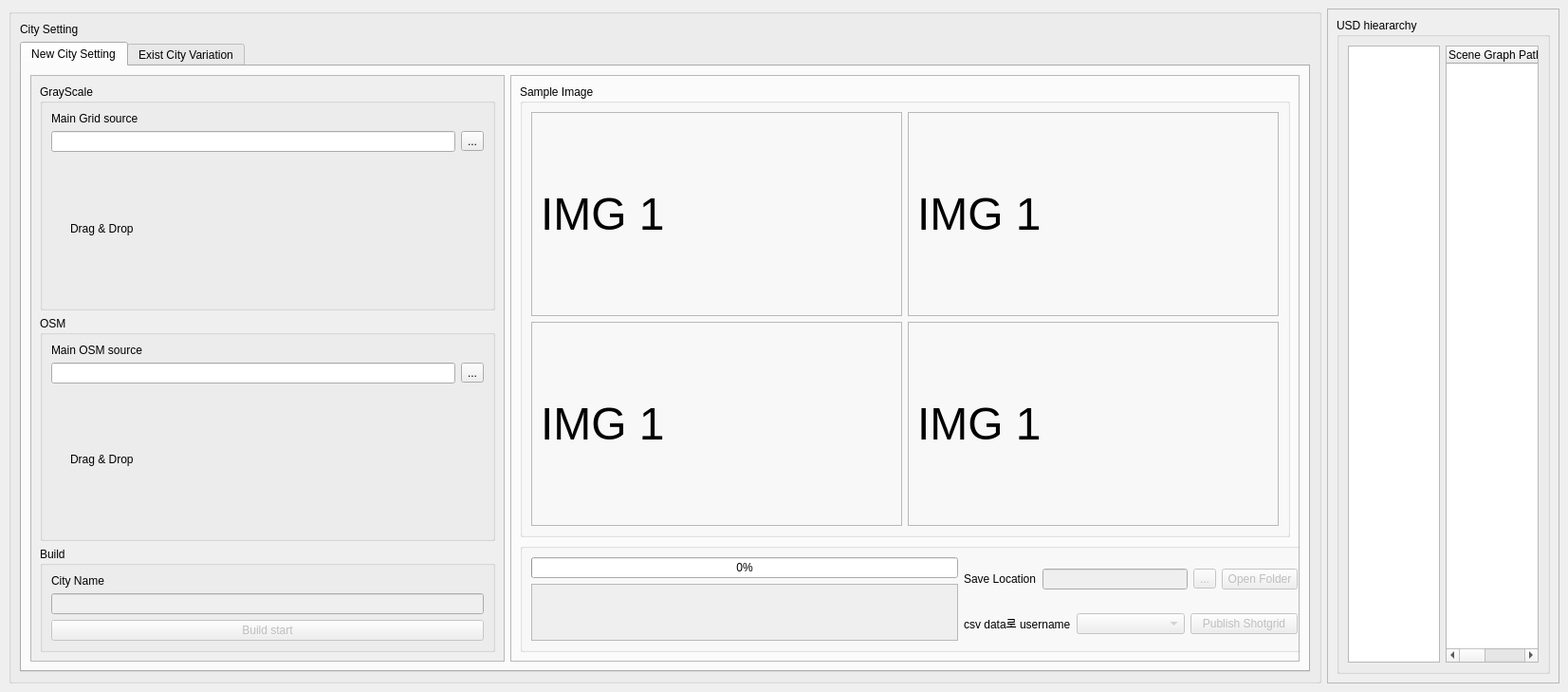
<?xml version="1.0" encoding="UTF-8"?>
<ui version="4.0">
 <class>MainWindow</class>
 <widget class="QMainWindow" name="MainWindow">
  <property name="geometry">
   <rect>
    <x>0</x>
    <y>0</y>
    <width>1653</width>
    <height>729</height>
   </rect>
  </property>
  <property name="windowTitle">
   <string>MainWindow</string>
  </property>
  <widget class="QWidget" name="centralwidget">
   <layout class="QGridLayout" name="gridLayout_5">
    <item row="0" column="0">
     <layout class="QVBoxLayout" name="verticalLayout">
      <item>
       <layout class="QHBoxLayout" name="horizontalLayout">
        <item>
         <widget class="QGroupBox" name="groupBox_9">
          <property name="title">
           <string/>
          </property>
          <layout class="QGridLayout" name="gridLayout_15">
           <item row="1" column="0">
            <widget class="QTabWidget" name="tabWidget">
             <property name="currentIndex">
              <number>0</number>
             </property>
             <widget class="QWidget" name="tab1">
              <attribute name="title">
               <string>New City Setting</string>
              </attribute>
              <layout class="QGridLayout" name="gridLayout_7">
               <item row="0" column="0">
                <widget class="QScrollArea" name="scrollArea">
                 <property name="minimumSize">
                  <size>
                   <width>500</width>
                   <height>0</height>
                  </size>
                 </property>
                 <property name="maximumSize">
                  <size>
                   <width>500</width>
                   <height>16777215</height>
                  </size>
                 </property>
                 <property name="widgetResizable">
                  <bool>true</bool>
                 </property>
                 <widget class="QWidget" name="scrollAreaWidgetContents">
                  <property name="geometry">
                   <rect>
                    <x>0</x>
                    <y>0</y>
                    <width>498</width>
                    <height>579</height>
                   </rect>
                  </property>
                  <layout class="QGridLayout" name="gridLayout_18">
                   <item row="0" column="0">
                    <widget class="QGroupBox" name="groupBox__grayscale">
                     <property name="title">
                      <string>GrayScale</string>
                     </property>
                     <layout class="QGridLayout" name="gridLayout_2">
                      <item row="0" column="0">
                       <layout class="QVBoxLayout" name="verticalLayout_2">
                        <item>
                         <widget class="QLabel" name="label__grid">
                          <property name="text">
                           <string>Main Grid source</string>
                          </property>
                         </widget>
                        </item>
                        <item>
                         <layout class="QHBoxLayout" name="horizontalLayout_2">
                          <item>
                           <widget class="QLineEdit" name="lineEdit__grid"/>
                          </item>
                          <item>
                           <widget class="QToolButton" name="toolButton__grid">
                            <property name="text">
                             <string>...</string>
                            </property>
                           </widget>
                          </item>
                         </layout>
                        </item>
                       </layout>
                      </item>
                      <item row="1" column="0">
                       <layout class="QHBoxLayout" name="horizontalLayout__dragdrop">
                        <item>
                         <spacer name="verticalSpacer_7">
                          <property name="orientation">
                           <enum>Qt::Vertical</enum>
                          </property>
                          <property name="sizeHint" stdset="0">
                           <size>
                            <width>20</width>
                            <height>40</height>
                           </size>
                          </property>
                         </spacer>
                        </item>
                        <item>
                         <widget class="QLabel" name="label__dd_grayscale">
                          <property name="text">
                           <string>Drag &amp; Drop</string>
                          </property>
                         </widget>
                        </item>
                        <item>
                         <spacer name="verticalSpacer_6">
                          <property name="orientation">
                           <enum>Qt::Vertical</enum>
                          </property>
                          <property name="sizeHint" stdset="0">
                           <size>
                            <width>20</width>
                            <height>40</height>
                           </size>
                          </property>
                         </spacer>
                        </item>
                       </layout>
                      </item>
                     </layout>
                    </widget>
                   </item>
                   <item row="1" column="0">
                    <widget class="QGroupBox" name="groupBox__osm">
                     <property name="title">
                      <string>OSM</string>
                     </property>
                     <layout class="QGridLayout" name="gridLayout_16">
                      <item row="0" column="0">
                       <layout class="QVBoxLayout" name="verticalLayout_6">
                        <item>
                         <layout class="QVBoxLayout" name="verticalLayout_5">
                          <item>
                           <widget class="QLabel" name="label__osm">
                            <property name="text">
                             <string>Main OSM source</string>
                            </property>
                           </widget>
                          </item>
                          <item>
                           <layout class="QHBoxLayout" name="horizontalLayout__osm">
                            <item>
                             <widget class="QLineEdit" name="lineEdit__osm"/>
                            </item>
                            <item>
                             <widget class="QToolButton" name="toolButton__osm">
                              <property name="text">
                               <string>...</string>
                              </property>
                             </widget>
                            </item>
                           </layout>
                          </item>
                         </layout>
                        </item>
                        <item>
                         <layout class="QHBoxLayout" name="horizontalLayout__osm_2">
                          <item>
                           <spacer name="verticalSpacer_9">
                            <property name="orientation">
                             <enum>Qt::Vertical</enum>
                            </property>
                            <property name="sizeHint" stdset="0">
                             <size>
                              <width>20</width>
                              <height>40</height>
                             </size>
                            </property>
                           </spacer>
                          </item>
                          <item>
                           <widget class="QLabel" name="label__dd_osm">
                            <property name="text">
                             <string>Drag &amp; Drop</string>
                            </property>
                           </widget>
                          </item>
                          <item>
                           <spacer name="verticalSpacer_8">
                            <property name="orientation">
                             <enum>Qt::Vertical</enum>
                            </property>
                            <property name="sizeHint" stdset="0">
                             <size>
                              <width>20</width>
                              <height>40</height>
                             </size>
                            </property>
                           </spacer>
                          </item>
                         </layout>
                        </item>
                       </layout>
                      </item>
                     </layout>
                    </widget>
                   </item>
                   <item row="2" column="0">
                    <widget class="QGroupBox" name="groupBox__name">
                     <property name="title">
                      <string>Build</string>
                     </property>
                     <layout class="QGridLayout" name="gridLayout_17">
                      <item row="0" column="0">
                       <layout class="QVBoxLayout" name="verticalLayout__name">
                        <item>
                         <widget class="QLabel" name="label_2">
                          <property name="text">
                           <string>City Name</string>
                          </property>
                         </widget>
                        </item>
                        <item>
                         <widget class="QLineEdit" name="lineEdit__city_name">
                          <property name="enabled">
                           <bool>false</bool>
                          </property>
                         </widget>
                        </item>
                        <item>
                         <widget class="QPushButton" name="pushButton__build">
                          <property name="enabled">
                           <bool>false</bool>
                          </property>
                          <property name="text">
                           <string>Build start</string>
                          </property>
                         </widget>
                        </item>
                       </layout>
                      </item>
                     </layout>
                    </widget>
                   </item>
                  </layout>
                 </widget>
                </widget>
               </item>
               <item row="0" column="1">
                <widget class="QFrame" name="frame__image">
                 <property name="minimumSize">
                  <size>
                   <width>832</width>
                   <height>390</height>
                  </size>
                 </property>
                 <property name="frameShape">
                  <enum>QFrame::StyledPanel</enum>
                 </property>
                 <property name="frameShadow">
                  <enum>QFrame::Raised</enum>
                 </property>
                 <layout class="QGridLayout" name="gridLayout_6">
                  <item row="0" column="0">
                   <widget class="QGroupBox" name="groupBox__image">
                    <property name="title">
                     <string>Sample Image</string>
                    </property>
                    <layout class="QGridLayout" name="gridLayout_4">
                     <item row="0" column="0">
                      <widget class="QFrame" name="frame__img1">
                       <property name="frameShape">
                        <enum>QFrame::StyledPanel</enum>
                       </property>
                       <property name="frameShadow">
                        <enum>QFrame::Raised</enum>
                       </property>
                       <layout class="QGridLayout" name="gridLayout_9">
                        <item row="0" column="0">
                         <widget class="QLabel" name="label__img1">
                          <property name="baseSize">
                           <size>
                            <width>50</width>
                            <height>50</height>
                           </size>
                          </property>
                          <property name="font">
                           <font>
                            <pointsize>36</pointsize>
                           </font>
                          </property>
                          <property name="text">
                           <string>IMG 1              </string>
                          </property>
                         </widget>
                        </item>
                        <item row="0" column="1">
                         <spacer name="verticalSpacer">
                          <property name="orientation">
                           <enum>Qt::Vertical</enum>
                          </property>
                          <property name="sizeHint" stdset="0">
                           <size>
                            <width>20</width>
                            <height>40</height>
                           </size>
                          </property>
                         </spacer>
                        </item>
                       </layout>
                      </widget>
                     </item>
                     <item row="0" column="1">
                      <widget class="QFrame" name="frame__img2">
                       <property name="frameShape">
                        <enum>QFrame::StyledPanel</enum>
                       </property>
                       <property name="frameShadow">
                        <enum>QFrame::Raised</enum>
                       </property>
                       <layout class="QGridLayout" name="gridLayout_11">
                        <item row="0" column="0">
                         <widget class="QLabel" name="label__img2">
                          <property name="baseSize">
                           <size>
                            <width>50</width>
                            <height>50</height>
                           </size>
                          </property>
                          <property name="font">
                           <font>
                            <pointsize>36</pointsize>
                           </font>
                          </property>
                          <property name="text">
                           <string>IMG 1              </string>
                          </property>
                         </widget>
                        </item>
                       </layout>
                      </widget>
                     </item>
                     <item row="1" column="0">
                      <widget class="QFrame" name="frame__img3">
                       <property name="frameShape">
                        <enum>QFrame::StyledPanel</enum>
                       </property>
                       <property name="frameShadow">
                        <enum>QFrame::Raised</enum>
                       </property>
                       <layout class="QGridLayout" name="gridLayout_10">
                        <item row="0" column="0">
                         <widget class="QLabel" name="label__img3">
                          <property name="baseSize">
                           <size>
                            <width>50</width>
                            <height>50</height>
                           </size>
                          </property>
                          <property name="font">
                           <font>
                            <pointsize>36</pointsize>
                           </font>
                          </property>
                          <property name="text">
                           <string>IMG 1              </string>
                          </property>
                         </widget>
                        </item>
                        <item row="0" column="1">
                         <spacer name="verticalSpacer_2">
                          <property name="orientation">
                           <enum>Qt::Vertical</enum>
                          </property>
                          <property name="sizeHint" stdset="0">
                           <size>
                            <width>20</width>
                            <height>40</height>
                           </size>
                          </property>
                         </spacer>
                        </item>
                       </layout>
                      </widget>
                     </item>
                     <item row="1" column="1">
                      <widget class="QFrame" name="frame__img4">
                       <property name="frameShape">
                        <enum>QFrame::StyledPanel</enum>
                       </property>
                       <property name="frameShadow">
                        <enum>QFrame::Raised</enum>
                       </property>
                       <layout class="QGridLayout" name="gridLayout_12">
                        <item row="0" column="0">
                         <widget class="QLabel" name="label__img4">
                          <property name="baseSize">
                           <size>
                            <width>50</width>
                            <height>50</height>
                           </size>
                          </property>
                          <property name="font">
                           <font>
                            <pointsize>36</pointsize>
                           </font>
                          </property>
                          <property name="text">
                           <string>IMG 1              </string>
                          </property>
                         </widget>
                        </item>
                       </layout>
                      </widget>
                     </item>
                    </layout>
                   </widget>
                  </item>
                  <item row="1" column="0">
                   <widget class="QGroupBox" name="groupBox_10">
                    <property name="minimumSize">
                     <size>
                      <width>832</width>
                      <height>110</height>
                     </size>
                    </property>
                    <property name="title">
                     <string/>
                    </property>
                    <layout class="QGridLayout" name="gridLayout_8">
                     <item row="0" column="0" rowspan="2">
                      <layout class="QVBoxLayout" name="verticalLayout_7">
                       <item>
                        <widget class="QProgressBar" name="progressBar__build">
                         <property name="value">
                          <number>0</number>
                         </property>
                        </widget>
                       </item>
                       <item>
                        <widget class="QTextEdit" name="textEdit__log">
                         <property name="enabled">
                          <bool>false</bool>
                         </property>
                         <property name="minimumSize">
                          <size>
                           <width>450</width>
                           <height>60</height>
                          </size>
                         </property>
                         <property name="maximumSize">
                          <size>
                           <width>450</width>
                           <height>61</height>
                          </size>
                         </property>
                         <property name="readOnly">
                          <bool>true</bool>
                         </property>
                        </widget>
                       </item>
                      </layout>
                     </item>
                     <item row="0" column="1">
                      <layout class="QHBoxLayout" name="horizontalLayout__open">
                       <item>
                        <widget class="QLabel" name="label_7">
                         <property name="text">
                          <string>Save Location</string>
                         </property>
                        </widget>
                       </item>
                       <item>
                        <widget class="QLineEdit" name="lineEdit__open">
                         <property name="enabled">
                          <bool>false</bool>
                         </property>
                         <property name="readOnly">
                          <bool>true</bool>
                         </property>
                        </widget>
                       </item>
                       <item>
                        <widget class="QToolButton" name="toolButton__open">
                         <property name="enabled">
                          <bool>false</bool>
                         </property>
                         <property name="text">
                          <string>...</string>
                         </property>
                        </widget>
                       </item>
                       <item>
                        <widget class="QPushButton" name="pushButton__open">
                         <property name="enabled">
                          <bool>false</bool>
                         </property>
                         <property name="text">
                          <string>Open Folder</string>
                         </property>
                        </widget>
                       </item>
                      </layout>
                     </item>
                     <item row="1" column="1">
                      <layout class="QHBoxLayout" name="horizontalLayout__publish">
                       <item>
                        <widget class="QLabel" name="label__publish">
                         <property name="text">
                          <string>csv data로 username</string>
                         </property>
                        </widget>
                       </item>
                       <item>
                        <widget class="QComboBox" name="comboBox__usr">
                         <property name="enabled">
                          <bool>false</bool>
                         </property>
                        </widget>
                       </item>
                       <item>
                        <widget class="QPushButton" name="pushButton__publish">
                         <property name="enabled">
                          <bool>false</bool>
                         </property>
                         <property name="text">
                          <string>Publish Shotgrid</string>
                         </property>
                        </widget>
                       </item>
                      </layout>
                     </item>
                    </layout>
                   </widget>
                  </item>
                 </layout>
                </widget>
               </item>
              </layout>
             </widget>
             <widget class="QWidget" name="tab2__variation">
              <attribute name="title">
               <string>Exist City Variation</string>
              </attribute>
              <layout class="QGridLayout" name="gridLayout_13">
               <item row="3" column="1">
                <widget class="QGroupBox" name="groupBox_12">
                 <property name="title">
                  <string/>
                 </property>
                 <layout class="QGridLayout" name="gridLayout_32">
                  <item row="0" column="0">
                   <layout class="QHBoxLayout" name="horizontalLayout_9">
                    <item>
                     <widget class="QLabel" name="label_20">
                      <property name="text">
                       <string>Save Location</string>
                      </property>
                     </widget>
                    </item>
                    <item>
                     <widget class="QLineEdit" name="lineEdit_6"/>
                    </item>
                    <item>
                     <widget class="QToolButton" name="toolButton_5">
                      <property name="text">
                       <string>...</string>
                      </property>
                     </widget>
                    </item>
                    <item>
                     <widget class="QPushButton" name="pushButton_8">
                      <property name="text">
                       <string>Export Local</string>
                      </property>
                     </widget>
                    </item>
                   </layout>
                  </item>
                  <item row="1" column="0">
                   <layout class="QHBoxLayout" name="horizontalLayout_10">
                    <item>
                     <widget class="QLabel" name="label_21">
                      <property name="text">
                       <string>csv data로 username</string>
                      </property>
                     </widget>
                    </item>
                    <item>
                     <widget class="QComboBox" name="comboBox_4"/>
                    </item>
                    <item>
                     <widget class="QPushButton" name="pushButton_9">
                      <property name="text">
                       <string>Publish Shotgrid</string>
                      </property>
                     </widget>
                    </item>
                   </layout>
                  </item>
                 </layout>
                </widget>
               </item>
               <item row="1" column="0">
                <widget class="QScrollArea" name="scrollArea_2">
                 <property name="widgetResizable">
                  <bool>true</bool>
                 </property>
                 <widget class="QWidget" name="scrollAreaWidgetContents_2">
                  <property name="geometry">
                   <rect>
                    <x>0</x>
                    <y>0</y>
                    <width>229</width>
                    <height>220</height>
                   </rect>
                  </property>
                  <layout class="QGridLayout" name="gridLayout_14">
                   <item row="0" column="0">
                    <layout class="QVBoxLayout" name="verticalLayout_4">
                     <item>
                      <widget class="QFrame" name="frame_9">
                       <property name="frameShape">
                        <enum>QFrame::StyledPanel</enum>
                       </property>
                       <property name="frameShadow">
                        <enum>QFrame::Raised</enum>
                       </property>
                       <layout class="QGridLayout" name="gridLayout_21">
                        <item row="1" column="0">
                         <layout class="QHBoxLayout" name="horizontalLayout_4">
                          <item>
                           <widget class="QLabel" name="label_8">
                            <property name="text">
                             <string>Location</string>
                            </property>
                           </widget>
                          </item>
                          <item>
                           <widget class="QLineEdit" name="lineEdit_4"/>
                          </item>
                          <item>
                           <widget class="QToolButton" name="toolButton_3">
                            <property name="text">
                             <string>...</string>
                            </property>
                           </widget>
                          </item>
                         </layout>
                        </item>
                        <item row="3" column="0">
                         <layout class="QHBoxLayout" name="horizontalLayout_5">
                          <item>
                           <widget class="QLabel" name="label_9">
                            <property name="text">
                             <string>Select City</string>
                            </property>
                           </widget>
                          </item>
                          <item>
                           <widget class="QComboBox" name="comboBox_2"/>
                          </item>
                          <item>
                           <spacer name="horizontalSpacer">
                            <property name="orientation">
                             <enum>Qt::Horizontal</enum>
                            </property>
                            <property name="sizeHint" stdset="0">
                             <size>
                              <width>40</width>
                              <height>20</height>
                             </size>
                            </property>
                           </spacer>
                          </item>
                         </layout>
                        </item>
                        <item row="2" column="0">
                         <layout class="QVBoxLayout" name="verticalLayout_3">
                          <item>
                           <widget class="QFrame" name="frame_10">
                            <property name="frameShape">
                             <enum>QFrame::StyledPanel</enum>
                            </property>
                            <property name="frameShadow">
                             <enum>QFrame::Raised</enum>
                            </property>
                            <layout class="QGridLayout" name="gridLayout_22">
                             <item row="0" column="0">
                              <widget class="QLabel" name="label_4">
                               <property name="text">
                                <string>Drag &amp; Drop</string>
                               </property>
                               <property name="alignment">
                                <set>Qt::AlignCenter</set>
                               </property>
                              </widget>
                             </item>
                            </layout>
                           </widget>
                          </item>
                         </layout>
                        </item>
                       </layout>
                      </widget>
                     </item>
                     <item>
                      <widget class="QFrame" name="frame_16">
                       <property name="frameShape">
                        <enum>QFrame::StyledPanel</enum>
                       </property>
                       <property name="frameShadow">
                        <enum>QFrame::Raised</enum>
                       </property>
                       <layout class="QGridLayout" name="gridLayout_31">
                        <item row="0" column="0">
                         <widget class="QLabel" name="label_6">
                          <property name="text">
                           <string>weather FX</string>
                          </property>
                         </widget>
                        </item>
                        <item row="1" column="0">
                         <widget class="QLabel" name="label_10">
                          <property name="text">
                           <string>building setting</string>
                          </property>
                         </widget>
                        </item>
                       </layout>
                      </widget>
                     </item>
                    </layout>
                   </item>
                  </layout>
                 </widget>
                </widget>
               </item>
               <item row="1" column="1">
                <widget class="QFrame" name="frame_11">
                 <property name="frameShape">
                  <enum>QFrame::StyledPanel</enum>
                 </property>
                 <property name="frameShadow">
                  <enum>QFrame::Raised</enum>
                 </property>
                 <layout class="QGridLayout" name="gridLayout_25">
                  <item row="0" column="0">
                   <widget class="QGroupBox" name="groupBox_11">
                    <property name="title">
                     <string>Sample Image</string>
                    </property>
                    <layout class="QGridLayout" name="gridLayout_26">
                     <item row="0" column="1">
                      <widget class="QFrame" name="frame_12">
                       <property name="frameShape">
                        <enum>QFrame::StyledPanel</enum>
                       </property>
                       <property name="frameShadow">
                        <enum>QFrame::Raised</enum>
                       </property>
                       <layout class="QGridLayout" name="gridLayout_27">
                        <item row="0" column="0">
                         <widget class="QCheckBox" name="checkBox_6">
                          <property name="text">
                           <string>Image 1</string>
                          </property>
                         </widget>
                        </item>
                        <item row="1" column="0">
                         <widget class="QLabel" name="label_14">
                          <property name="baseSize">
                           <size>
                            <width>50</width>
                            <height>50</height>
                           </size>
                          </property>
                          <property name="font">
                           <font>
                            <pointsize>36</pointsize>
                           </font>
                          </property>
                          <property name="text">
                           <string>IMG 1              </string>
                          </property>
                         </widget>
                        </item>
                       </layout>
                      </widget>
                     </item>
                     <item row="1" column="1">
                      <widget class="QFrame" name="frame_13">
                       <property name="frameShape">
                        <enum>QFrame::StyledPanel</enum>
                       </property>
                       <property name="frameShadow">
                        <enum>QFrame::Raised</enum>
                       </property>
                       <layout class="QGridLayout" name="gridLayout_28">
                        <item row="0" column="0">
                         <widget class="QCheckBox" name="checkBox_7">
                          <property name="text">
                           <string>Image 1</string>
                          </property>
                         </widget>
                        </item>
                        <item row="1" column="0">
                         <widget class="QLabel" name="label_15">
                          <property name="baseSize">
                           <size>
                            <width>50</width>
                            <height>50</height>
                           </size>
                          </property>
                          <property name="font">
                           <font>
                            <pointsize>36</pointsize>
                           </font>
                          </property>
                          <property name="text">
                           <string>IMG 1              </string>
                          </property>
                         </widget>
                        </item>
                       </layout>
                      </widget>
                     </item>
                     <item row="1" column="0">
                      <widget class="QFrame" name="frame_14">
                       <property name="frameShape">
                        <enum>QFrame::StyledPanel</enum>
                       </property>
                       <property name="frameShadow">
                        <enum>QFrame::Raised</enum>
                       </property>
                       <layout class="QGridLayout" name="gridLayout_29">
                        <item row="1" column="0">
                         <widget class="QLabel" name="label_16">
                          <property name="baseSize">
                           <size>
                            <width>50</width>
                            <height>50</height>
                           </size>
                          </property>
                          <property name="font">
                           <font>
                            <pointsize>36</pointsize>
                           </font>
                          </property>
                          <property name="text">
                           <string>IMG 1              </string>
                          </property>
                         </widget>
                        </item>
                        <item row="0" column="0">
                         <widget class="QCheckBox" name="checkBox_3">
                          <property name="text">
                           <string>Image 1</string>
                          </property>
                         </widget>
                        </item>
                        <item row="1" column="1">
                         <spacer name="verticalSpacer_3">
                          <property name="orientation">
                           <enum>Qt::Vertical</enum>
                          </property>
                          <property name="sizeHint" stdset="0">
                           <size>
                            <width>20</width>
                            <height>40</height>
                           </size>
                          </property>
                         </spacer>
                        </item>
                       </layout>
                      </widget>
                     </item>
                     <item row="0" column="0">
                      <widget class="QFrame" name="frame_15">
                       <property name="frameShape">
                        <enum>QFrame::StyledPanel</enum>
                       </property>
                       <property name="frameShadow">
                        <enum>QFrame::Raised</enum>
                       </property>
                       <layout class="QGridLayout" name="gridLayout_30">
                        <item row="1" column="0">
                         <widget class="QLabel" name="label_17">
                          <property name="baseSize">
                           <size>
                            <width>50</width>
                            <height>50</height>
                           </size>
                          </property>
                          <property name="font">
                           <font>
                            <pointsize>36</pointsize>
                           </font>
                          </property>
                          <property name="text">
                           <string>IMG 1              </string>
                          </property>
                         </widget>
                        </item>
                        <item row="0" column="0">
                         <widget class="QCheckBox" name="checkBox_8">
                          <property name="text">
                           <string>Image 1</string>
                          </property>
                         </widget>
                        </item>
                        <item row="1" column="1">
                         <spacer name="verticalSpacer_4">
                          <property name="orientation">
                           <enum>Qt::Vertical</enum>
                          </property>
                          <property name="sizeHint" stdset="0">
                           <size>
                            <width>20</width>
                            <height>40</height>
                           </size>
                          </property>
                         </spacer>
                        </item>
                       </layout>
                      </widget>
                     </item>
                    </layout>
                   </widget>
                  </item>
                 </layout>
                </widget>
               </item>
               <item row="3" column="0">
                <widget class="QGroupBox" name="groupBox_13">
                 <property name="title">
                  <string/>
                 </property>
                 <layout class="QGridLayout" name="gridLayout_33">
                  <item row="0" column="0">
                   <widget class="QProgressBar" name="progressBar_3">
                    <property name="value">
                     <number>24</number>
                    </property>
                   </widget>
                  </item>
                  <item row="1" column="0">
                   <widget class="QPushButton" name="pushButton_10">
                    <property name="text">
                     <string>Build start</string>
                    </property>
                   </widget>
                  </item>
                 </layout>
                </widget>
               </item>
              </layout>
             </widget>
            </widget>
           </item>
           <item row="0" column="0">
            <widget class="QLabel" name="label_22">
             <property name="text">
              <string>City Setting</string>
             </property>
            </widget>
           </item>
          </layout>
         </widget>
        </item>
        <item>
         <widget class="QFrame" name="frame">
          <property name="frameShape">
           <enum>QFrame::StyledPanel</enum>
          </property>
          <property name="frameShadow">
           <enum>QFrame::Raised</enum>
          </property>
          <layout class="QGridLayout" name="gridLayout_3">
           <item row="0" column="0">
            <widget class="QGroupBox" name="groupBox_2">
             <property name="title">
              <string>USD hieararchy</string>
             </property>
             <layout class="QGridLayout" name="gridLayout">
              <item row="0" column="0">
               <widget class="QTreeView" name="treeView"/>
              </item>
              <item row="0" column="1">
               <widget class="QTreeWidget" name="treeWidget">
                <property name="columnCount">
                 <number>5</number>
                </property>
                <column>
                 <property name="text">
                  <string>Scene Graph Path</string>
                 </property>
                </column>
                <column>
                 <property name="text">
                  <string>Primitive Type</string>
                 </property>
                </column>
                <column>
                 <property name="text">
                  <string>Variants</string>
                 </property>
                </column>
                <column>
                 <property name="text">
                  <string>Kind</string>
                 </property>
                </column>
                <column>
                 <property name="text">
                  <string>Draw Mode</string>
                 </property>
                </column>
               </widget>
              </item>
             </layout>
            </widget>
           </item>
          </layout>
         </widget>
        </item>
       </layout>
      </item>
     </layout>
    </item>
   </layout>
  </widget>
  <widget class="QMenuBar" name="menubar">
   <property name="geometry">
    <rect>
     <x>0</x>
     <y>0</y>
     <width>1653</width>
     <height>26</height>
    </rect>
   </property>
  </widget>
 </widget>
 <resources/>
 <connections/>
</ui>
